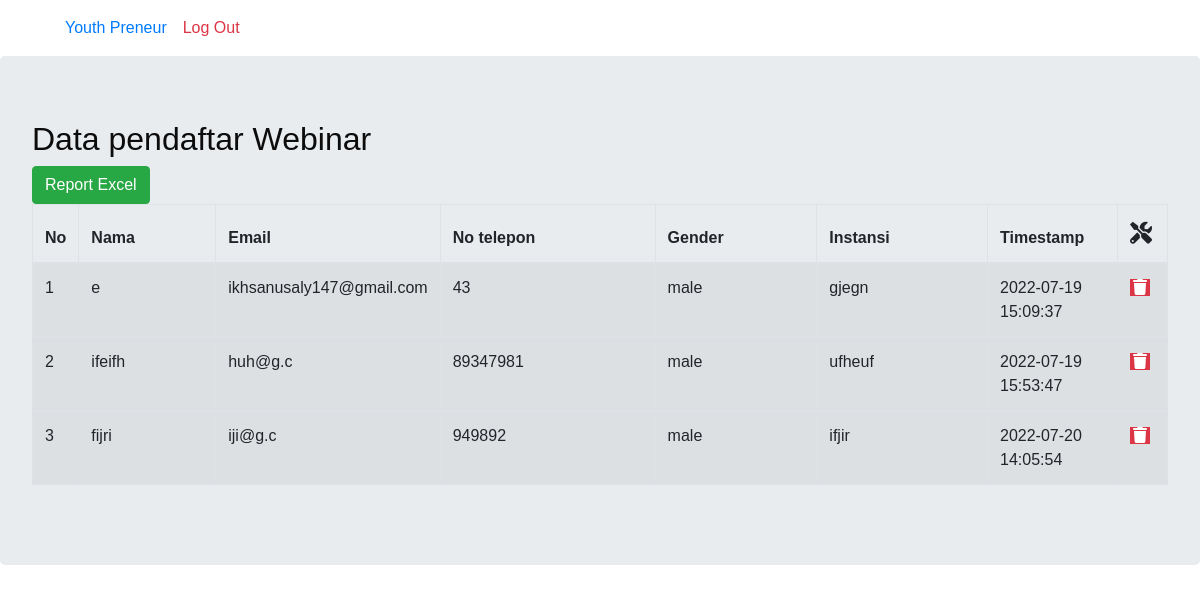
The app's page /admin-yp/pages/sm.php (signed in) with its own data.
### tables this page shows
CREATE TABLE `sm` (
  `id` int(3) NOT NULL,
  `name` varchar(50) NOT NULL,
  `email` varchar(30) NOT NULL,
  `notelp` varchar(15) NOT NULL,
  `gender` varchar(6) NOT NULL,
  `instansi` varchar(50) NOT NULL,
  `timestamp` timestamp NOT NULL DEFAULT CURRENT_TIMESTAMP ON UPDATE CURRENT_TIMESTAMP
);

### admin-yp/pages/sm.php (the view, shortened to what this page needs)
<?php
include "../../koneksi.php";
?>
<!DOCTYPE html>
<html lang="en">
<?php
require('include/header.php')
?>
<?php
require('include/navbar.php')
?>
<body>
    <div class="table-responsive jumbotron">
        <h2>Data pendaftar Webinar</h2>
        <a href="excel/sm_exc.php" class="btn btn-success">Report Excel</a>
        <table id="data-example" class="table table-striped table-bordered table-hover" style="width:100%">
            <thead>
                <tr>
                    <th scope="col" width="25px">No</th>
                    <th scope="col">Nama</th>
                    <th scope="col" width="65px">Email</th>
                    <th scope="col">No telepon</th>
                    <th scope="col">Gender</th>
                    <th scope="col">Instansi</th>
                    <th scope="col" width="130px">Timestamp</th>
                    <td scope="col" width="50px" style="font-size: 22px;"><i class="fa fa-tools"></i></td>
                </tr>
            </thead>
            <?php
            $no = 1;
            $tampil = mysqli_query($conn, "select * from sm");
            while ($data = mysqli_fetch_array($tampil)) {
            ?>
                <tbody>
                    <tr>
                        <td><?php echo $no++; ?></td>
                        <td><?php echo $data['name']; ?></td>
                        <td><?php echo $data['email']; ?></td>
                        <td><?php echo $data['notelp']; ?></td>
                        <td><?php echo $data['gender']; ?></td>
                        <td><?php echo $data['instansi']; ?></td>
                        <td><?php echo $data['timestamp']; ?></td>
                        <td>
                            <a class="btn-danger" onclick="return confirm('Apakah file ingin dihapus?')" href="../config/hapus_sm.php?id=<?php echo $data['id']; ?> "><i class="fa fa-trash" style="padding: 3px; border-radius:30%;"></i></a>
                        </td>
                    </tr>
                </tbody>
            <?php
            }
            ?>
        </table>
    </div>
</body>
</html>

### css/style.css (style rules this page uses)
body { font-family: "Poppins", sans-serif; color: #0c0c0c; background-color: #ffffff; }
a, a:hover, a:focus { text-decoration: none; }
.btn, .btn:focus { outline: none !important; -webkit-box-shadow: none; box-shadow: none; }

### records on screen
sm: name "e", email "ikhsanusaly147@gmail.com", notelp "43", gender "male", instansi "gjegn", timestamp "2022-07-19 15:09:37"
sm: name "ifeifh", email "huh@g.c", notelp "89347981", gender "male", instansi "ufheuf", timestamp "2022-07-19 15:53:47"
sm: name "fijri", email "iji@g.c", notelp "949892", gender "male", instansi "ifjir", timestamp "2022-07-20 14:05:54"
